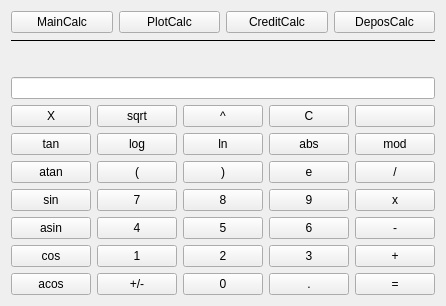
<?xml version="1.0" encoding="UTF-8"?>
<ui version="4.0">
 <class>MainCalcWindow</class>
 <widget class="QWidget" name="MainCalcWindow">
  <property name="geometry">
   <rect>
    <x>0</x>
    <y>0</y>
    <width>444</width>
    <height>306</height>
   </rect>
  </property>
  <property name="windowTitle">
   <string>SmartCalcV2.0 - MainCalc</string>
  </property>
  <layout class="QVBoxLayout" name="verticalLayout">
   <item>
    <layout class="QHBoxLayout" name="horizontalLayout">
     <item>
      <widget class="QPushButton" name="mainCalcButton">
       <property name="text">
        <string>MainCalc</string>
       </property>
      </widget>
     </item>
     <item>
      <widget class="QPushButton" name="plotCalcButton">
       <property name="text">
        <string>PlotCalc</string>
       </property>
      </widget>
     </item>
     <item>
      <widget class="QPushButton" name="creditCalcButton">
       <property name="text">
        <string>CreditCalc</string>
       </property>
      </widget>
     </item>
     <item>
      <widget class="QPushButton" name="deposCalcButton">
       <property name="text">
        <string>DeposCalc</string>
       </property>
      </widget>
     </item>
    </layout>
   </item>
   <item>
    <widget class="Line" name="line">
     <property name="windowModality">
      <enum>Qt::NonModal</enum>
     </property>
     <property name="font">
      <font>
       <pointsize>10</pointsize>
      </font>
     </property>
     <property name="frameShadow">
      <enum>QFrame::Plain</enum>
     </property>
     <property name="lineWidth">
      <number>1</number>
     </property>
     <property name="midLineWidth">
      <number>0</number>
     </property>
     <property name="orientation">
      <enum>Qt::Horizontal</enum>
     </property>
    </widget>
   </item>
   <item>
    <widget class="QLabel" name="resultLabel">
     <property name="text">
      <string/>
     </property>
     <property name="alignment">
      <set>Qt::AlignRight|Qt::AlignTrailing|Qt::AlignVCenter</set>
     </property>
    </widget>
   </item>
   <item>
    <widget class="QLineEdit" name="resultLine">
     <property name="layoutDirection">
      <enum>Qt::LeftToRight</enum>
     </property>
     <property name="text">
      <string/>
     </property>
     <property name="alignment">
      <set>Qt::AlignRight|Qt::AlignTrailing|Qt::AlignVCenter</set>
     </property>
    </widget>
   </item>
   <item>
    <layout class="QGridLayout" name="gridLayout">
     <item row="3" column="2">
      <widget class="QPushButton" name="pushButton_8">
       <property name="text">
        <string>8</string>
       </property>
      </widget>
     </item>
     <item row="2" column="0">
      <widget class="QPushButton" name="pushButton_atan">
       <property name="text">
        <string>atan</string>
       </property>
      </widget>
     </item>
     <item row="1" column="0">
      <widget class="QPushButton" name="pushButton_tan">
       <property name="text">
        <string>tan</string>
       </property>
      </widget>
     </item>
     <item row="0" column="3">
      <widget class="QPushButton" name="pushButton_c">
       <property name="text">
        <string>C</string>
       </property>
      </widget>
     </item>
     <item row="3" column="4">
      <widget class="QPushButton" name="pushButton_mul">
       <property name="text">
        <string>x</string>
       </property>
      </widget>
     </item>
     <item row="2" column="3">
      <widget class="QPushButton" name="pushButton_e">
       <property name="text">
        <string>e</string>
       </property>
      </widget>
     </item>
     <item row="1" column="2">
      <widget class="QPushButton" name="pushButton_ln">
       <property name="text">
        <string>ln</string>
       </property>
      </widget>
     </item>
     <item row="0" column="0">
      <widget class="QPushButton" name="pushButton_x">
       <property name="text">
        <string>X</string>
       </property>
      </widget>
     </item>
     <item row="4" column="0">
      <widget class="QPushButton" name="pushButton_asin">
       <property name="text">
        <string>asin</string>
       </property>
      </widget>
     </item>
     <item row="0" column="4">
      <widget class="QPushButton" name="pushButton_del">
       <property name="text">
        <string/>
       </property>
       <property name="icon">
        <iconset theme="edit-clear">
         <normaloff>.</normaloff>.</iconset>
       </property>
      </widget>
     </item>
     <item row="1" column="4">
      <widget class="QPushButton" name="pushButton_mod">
       <property name="text">
        <string>mod</string>
       </property>
      </widget>
     </item>
     <item row="5" column="0">
      <widget class="QPushButton" name="pushButton_cos">
       <property name="text">
        <string>cos</string>
       </property>
      </widget>
     </item>
     <item row="1" column="3">
      <widget class="QPushButton" name="pushButton_abs">
       <property name="text">
        <string>abs</string>
       </property>
      </widget>
     </item>
     <item row="0" column="2">
      <widget class="QPushButton" name="pushButton_pow">
       <property name="text">
        <string>^</string>
       </property>
      </widget>
     </item>
     <item row="3" column="3">
      <widget class="QPushButton" name="pushButton_9">
       <property name="text">
        <string>9</string>
       </property>
      </widget>
     </item>
     <item row="1" column="1">
      <widget class="QPushButton" name="pushButton_log">
       <property name="text">
        <string>log</string>
       </property>
      </widget>
     </item>
     <item row="2" column="2">
      <widget class="QPushButton" name="pushButton_br_close">
       <property name="text">
        <string>)</string>
       </property>
      </widget>
     </item>
     <item row="3" column="1">
      <widget class="QPushButton" name="pushButton_7">
       <property name="text">
        <string>7</string>
       </property>
      </widget>
     </item>
     <item row="3" column="0">
      <widget class="QPushButton" name="pushButton_sin">
       <property name="text">
        <string>sin</string>
       </property>
      </widget>
     </item>
     <item row="0" column="1">
      <widget class="QPushButton" name="pushButton_sqrt">
       <property name="text">
        <string>sqrt</string>
       </property>
      </widget>
     </item>
     <item row="2" column="1">
      <widget class="QPushButton" name="pushButton_br_open">
       <property name="text">
        <string>(</string>
       </property>
      </widget>
     </item>
     <item row="2" column="4">
      <widget class="QPushButton" name="pushButton_div">
       <property name="text">
        <string>/</string>
       </property>
      </widget>
     </item>
     <item row="6" column="0">
      <widget class="QPushButton" name="pushButton_acos">
       <property name="text">
        <string>acos</string>
       </property>
      </widget>
     </item>
     <item row="4" column="1">
      <widget class="QPushButton" name="pushButton_4">
       <property name="text">
        <string>4</string>
       </property>
      </widget>
     </item>
     <item row="5" column="1">
      <widget class="QPushButton" name="pushButton_1">
       <property name="text">
        <string>1</string>
       </property>
      </widget>
     </item>
     <item row="6" column="1">
      <widget class="QPushButton" name="pushButton_unar">
       <property name="text">
        <string>+/-</string>
       </property>
      </widget>
     </item>
     <item row="4" column="2">
      <widget class="QPushButton" name="pushButton_5">
       <property name="text">
        <string>5</string>
       </property>
      </widget>
     </item>
     <item row="5" column="2">
      <widget class="QPushButton" name="pushButton_2">
       <property name="text">
        <string>2</string>
       </property>
      </widget>
     </item>
     <item row="6" column="2">
      <widget class="QPushButton" name="pushButton_0">
       <property name="text">
        <string>0</string>
       </property>
      </widget>
     </item>
     <item row="4" column="3">
      <widget class="QPushButton" name="pushButton_6">
       <property name="text">
        <string>6</string>
       </property>
      </widget>
     </item>
     <item row="5" column="3">
      <widget class="QPushButton" name="pushButton_3">
       <property name="text">
        <string>3</string>
       </property>
      </widget>
     </item>
     <item row="6" column="3">
      <widget class="QPushButton" name="pushButton_dot">
       <property name="text">
        <string>.</string>
       </property>
      </widget>
     </item>
     <item row="4" column="4">
      <widget class="QPushButton" name="pushButton_minus">
       <property name="text">
        <string>-</string>
       </property>
      </widget>
     </item>
     <item row="5" column="4">
      <widget class="QPushButton" name="pushButton_plus">
       <property name="text">
        <string>+</string>
       </property>
      </widget>
     </item>
     <item row="6" column="4">
      <widget class="QPushButton" name="pushButton_eq">
       <property name="text">
        <string>=</string>
       </property>
      </widget>
     </item>
    </layout>
   </item>
  </layout>
 </widget>
 <resources/>
 <connections/>
</ui>
